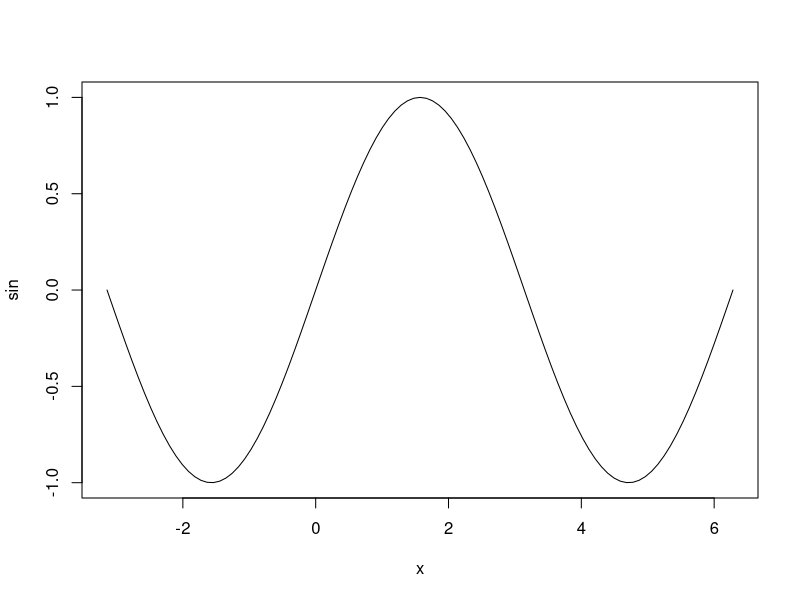

Here is the R script that generated this plot:
## ---- chunk 1
knitr::opts_chunk$set(echo = TRUE)
## ---- chunk 2
plot(sin, -pi, 2*pi)
